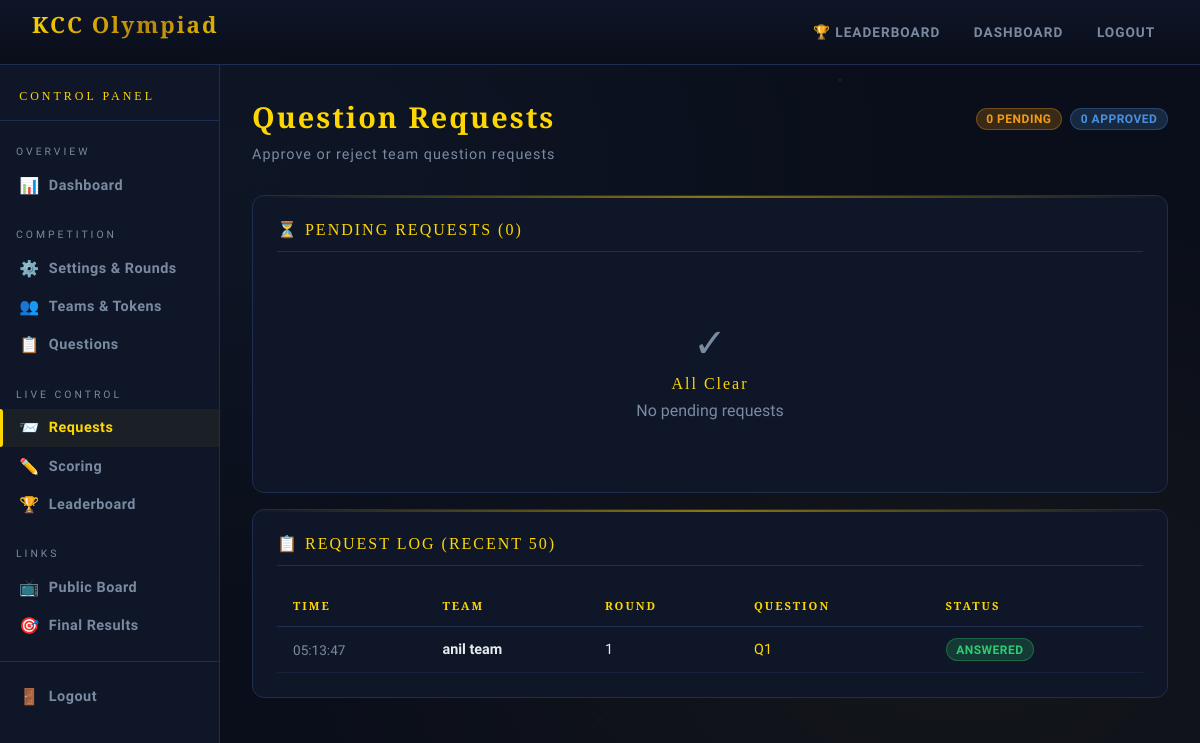
Screenshot of /admin-panel/requests/ (signed in) with the database file from the repository.
### myapp/models.py (models this page shows, shortened)
class QuestionRequest(models.Model):
    STATUS_PENDING = 'pending'
    STATUS_APPROVED = 'approved'
    STATUS_REJECTED = 'rejected'
    STATUS_ANSWERED = 'answered'
    STATUS_CHOICES = [
        (STATUS_PENDING, 'Pending'),
        (STATUS_APPROVED, 'Approved'),
        (STATUS_REJECTED, 'Rejected'),
        (STATUS_ANSWERED, 'Answered'),
    ]
    team = models.ForeignKey(Team, on_delete=models.CASCADE, related_name='requests')
    question = models.ForeignKey(Question, on_delete=models.CASCADE, related_name='requests')
    round = models.IntegerField()
    status = models.CharField(max_length=20, choices=STATUS_CHOICES, default=STATUS_PENDING)
    requested_at = models.DateTimeField(auto_now_add=True)
    approved_at = models.DateTimeField(null=True, blank=True)
    class Meta:
        ordering = ['-requested_at']

class Team(models.Model):
    name = models.CharField(max_length=100, unique=True)
    token = models.CharField(max_length=64, unique=True)
    is_active = models.BooleanField(default=True)
    created_at = models.DateTimeField(auto_now_add=True)

class Question(models.Model):
    round = models.IntegerField()
    question_number = models.IntegerField()
    question_text = models.TextField()
    option_a = models.CharField(max_length=500)
    option_b = models.CharField(max_length=500)
    option_c = models.CharField(max_length=500)
    option_d = models.CharField(max_length=500)
    correct_answer = models.CharField(max_length=1, choices=[
        ('A', 'A'), ('B', 'B'), ('C', 'C'), ('D', 'D')
    ])
    is_locked = models.BooleanField(default=False)
    created_at = models.DateTimeField(auto_now_add=True)
    class Meta:
        unique_together = ('round', 'question_number')
        ordering = ['round', 'question_number']

### myapp/views.py (the view)
    def wrapper(request, *args, **kwargs):
        if not request.session.get('is_admin'):
            return redirect('admin_login')
        return view_func(request, *args, **kwargs)

### myapp/views.py (called while the page is built, shortened)
def admin_required(view_func):
    def wrapper(request, *args, **kwargs):
        if not request.session.get('is_admin'):
            return redirect('admin_login')
        return view_func(request, *args, **kwargs)
    wrapper.__name__ = view_func.__name__
    return wrapper

@admin_required
def admin_requests(request):
    pending = QuestionRequest.objects.filter(
        status=QuestionRequest.STATUS_PENDING
    ).select_related('team', 'question').order_by('-requested_at')
    approved = QuestionRequest.objects.filter(
        status=QuestionRequest.STATUS_APPROVED
    ).select_related('team', 'question').order_by('-approved_at')
    all_requests = QuestionRequest.objects.select_related(
        'team', 'question'
    ).order_by('-requested_at')[:50]
    return render(request, 'admin_requests.html', {
        'pending': pending,
        'approved': approved,
        'all_requests': all_requests,
    })

### myapp/templates/admin_requests.html (shortened to what this page needs)
{% extends 'admin_base.html' %}
{% block nav_requests %}active{% endblock %}
{% block admin_content %}
<div style="display:flex;align-items:center;justify-content:space-between;margin-bottom:0.3rem;">
  <div class="page-title">Question Requests</div>
  <div style="display:flex;gap:0.5rem;">
    <span class="badge badge-pending">{{ pending|length }} Pending</span>
    <span class="badge badge-approved">{{ approved|length }} Approved</span>
  </div>
</div>
<div class="page-subtitle">Approve or reject team question requests</div>
<div class="card mb-2">
  <div class="card-header">⏳ Pending Requests ({{ pending|length }})</div>
  {% if pending %}
    <div id="pending-list">
      {% for req in pending %}
      <div class="request-card" id="req-{{ req.pk }}">
        <div>
          <div style="font-size:1.1rem;font-weight:700;margin-bottom:0.2rem;">
            <span style="color:var(--text);">{{ req.team.name }}</span>
            <span style="color:var(--muted);font-weight:400;"> requested </span>
            <span style="color:var(--gold);font-family:'Cinzel',serif;">Question {{ req.question.question_number }}</span>
          </div>
          <div style="font-size:0.8rem;color:var(--muted);">
            Round {{ req.round }} &nbsp;·&nbsp; {{ req.requested_at|date:"H:i:s" }}
          </div>
        </div>
        <div style="display:flex;gap:0.5rem;">
          <form method="POST" style="margin:0;">
            {% csrf_token %}
            <input type="hidden" name="action" value="approve">
            <input type="hidden" name="request_id" value="{{ req.pk }}">
            <button type="submit" class="btn btn-success">✓ Approve &amp; Send</button>
          </form>
          <form method="POST" style="margin:0;">
            {% csrf_token %}
            <input type="hidden" name="action" value="reject">
            <input type="hidden" name="request_id" value="{{ req.pk }}">
            <button type="submit" class="btn btn-danger btn-sm">✗ Reject</button>
          </form>
        </div>
      </div>
      {% endfor %}
    </div>
  {% else %}
    <div style="text-align:center;padding:3rem;color:var(--muted);" id="no-pending">
      <div style="font-size:2.5rem;margin-bottom:0.5rem;">✓</div>
      <div style="font-family:'Cinzel',serif;color:var(--gold);letter-spacing:2px;">All Clear</div>
      <div style="margin-top:0.5rem;">No pending requests</div>
    </div>
  {% endif %}
</div>
<div class="card">
  <div class="card-header">📋 Request Log (Recent 50)</div>
  <div style="overflow-x:auto;">
    <table class="table">
      <thead>
        <tr>
          <th>Time</th>
          <th>Team</th>
          <th>Round</th>
          <th>Question</th>
          <th>Status</th>
        </tr>
      </thead>
      <tbody>
        {% for req in all_requests %}
        <tr>
          <td style="color:var(--muted);font-size:0.85rem;">{{ req.requested_at|date:"H:i:s" }}</td>
          <td><strong>{{ req.team.name }}</strong></td>
          <td>{{ req.round }}</td>
          <td><span style="color:var(--gold);">Q{{ req.question.question_number }}</span></td>
          <td>
            <span class="badge badge-{{ req.status }}">{{ req.get_status_display }}</span>
          </td>
        </tr>
        {% endfor %}
      </tbody>
    </table>
  </div>
</div>
{% endblock %}

### myapp/templates/base.html (style rules this page uses)
:root { --gold: #ffd700; --gold-dark: #b8860b; --gold-light: #fff0a0; --deep: #0a0e1a; --panel: #0f1628; --panel2: #141d35; --border: #1e2d50; --accent: #4a90e2; --success: #2ecc71; --danger: #e74c3c; --warning: #f39c12; --text: #e8eaf0; --muted: #7a8aa0; }
* { box-sizing: border-box; margin: 0; padding: 0; }
body { font-family: "Rajdhani", sans-serif; background: var(--deep); color: var(--text); min-height: 100vh; background-image: radial-gradient( ellipse at 20% 20%, rgba(74, 144, 226, 0.06) 0%, transparent 50% ), radial-gradient( ellipse at 80% 80%, rgba(255, 215, 0, 0.04) 0%, transparent 50% ); }
body::before { content: ""; position: fixed; inset: 0; background-image: radial-gradient( 1px 1px at 10% 15%, rgba(255, 255, 255, 0.3) 0%, transparent 100% ), radial-gradient( 1px 1px at 30% 60%, rgba(255, 255, 255, 0.2) 0%, transparent 100% ), radial-gradient( 1px 1px at 60% 25%, rgba(255, 255, 255, 0.25) 0%, transparent 100% ), radial-gradient( 1px 1px at 80% 70%, rgba(255, 255, 255, 0.15) 0%, transparent 100% ), radial-gradient( 1px 1px at 50% 90%, rgba(255, 255, 255, 0.2) 0%, transparent 100% ), radial-gradient( 1px 1px at 90% 40%, rgba(255, 255, 255, 0.25) 0%, transparent 100% ), radial-gradient( 2px 2px at 70% 10%, rgba(255, 215, 0, 0.15) 0%, transparent 100% ), radial-gradient( 2px 2px at 20% 80%, rgba(74, 144, 226, 0.1) 0%, transparent 100% ); pointer-events: none; z-index: 0; }
.card { background: var(--panel); border: 1px solid var(--border); border-radius: 12px; padding: 1.5rem; position: relative; overflow: hidden; }
.card::before { content: ""; position: absolute; top: 0; left: 0; right: 0; height: 2px; background: linear-gradient( 90deg, transparent, var(--gold), transparent ); opacity: 0.5; }
.card-header { font-family: "Cinzel", serif; font-size: 1rem; color: var(--gold); letter-spacing: 2px; text-transform: uppercase; margin-bottom: 1.2rem; padding-bottom: 0.8rem; border-bottom: 1px solid var(--border); }
.table { width: 100%; border-collapse: collapse; font-size: 0.9rem; }
.table th { font-family: "Cinzel", serif; font-size: 0.7rem; letter-spacing: 2px; text-transform: uppercase; color: var(--gold); padding: 0.8rem 1rem; text-align: left; border-bottom: 1px solid var(--border); }
.table td { padding: 0.7rem 1rem; border-bottom: 1px solid rgba(30, 45, 80, 0.5); color: var(--text); }
.badge { display: inline-flex; align-items: center; padding: 0.2rem 0.6rem; border-radius: 20px; font-size: 0.75rem; font-weight: 700; letter-spacing: 0.5px; text-transform: uppercase; }
.badge-pending { background: rgba(243, 156, 18, 0.2); color: var(--warning); border: 1px solid rgba(243, 156, 18, 0.3); }
.badge-approved { background: rgba(74, 144, 226, 0.2); color: var(--accent); border: 1px solid rgba(74, 144, 226, 0.3); }
.badge-answered { background: rgba(46, 204, 113, 0.2); color: var(--success); border: 1px solid rgba(46, 204, 113, 0.3); }
.page-title { font-family: "Cinzel", serif; font-size: 1.8rem; font-weight: 700; color: var(--gold); margin-bottom: 0.3rem; letter-spacing: 2px; }
.page-subtitle { color: var(--muted); font-size: 0.9rem; margin-bottom: 2rem; letter-spacing: 1px; }
.mb-2 { margin-bottom: 1rem; }

### rows the page displays
QuestionRequest: requested_at "05:13:47", team.name "anil team", round "1", question.question_number "1", status "ANSWERED"

### other values shown
{{ pending|length }} "0"
{{ approved|length }} "0"
